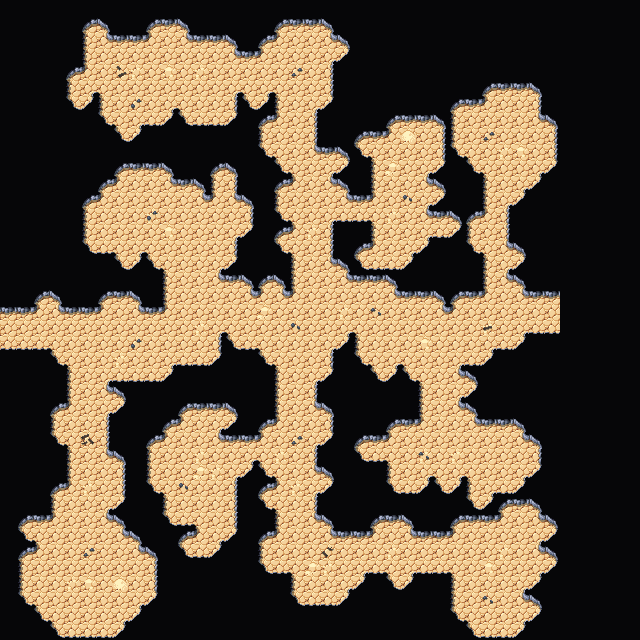

A 2D game scene composited from a Tiled map and its tileset images. What follows is a short description and the map's XML, with each tile layer's data collapsed to a summary:
An orthogonal 40x40 tile map with 16x16 px tiles, 4 tile layers (Collision, Background, Walls, Clutter), 2 tilesets and 2 objects.

<map version="1.5" tiledversion="1.7.2" orientation="orthogonal" renderorder="right-down" width="40" height="40" tilewidth="16" tileheight="16" infinite="0" nextlayerid="7" nextobjectid="62">
 <editorsettings>
  <export target="wastetown..tmx" format="tmx" />
 </editorsettings>
 <tileset firstgid="1" source="../../../tileset/main.tsx" />
 <tileset firstgid="3477" source="../../../tileset/buildings.tsx" />
 <layer id="6" name="Collision" width="40" height="40">
  <data>[1600 cells, 0 non-empty, 0 distinct tile ids]</data>
 </layer>
 <layer id="1" name="Background" width="40" height="40">
  <data>[1600 cells, 1600 non-empty, 1 distinct tile ids]</data>
 </layer>
 <layer id="2" name="Walls" width="40" height="40">
  <data>[1600 cells, 1257 non-empty, 19 distinct tile ids]</data>
 </layer>
 <layer id="3" name="Clutter" width="40" height="40">
  <properties>
   <property name="spriteLayer" type="bool" value="true" />
  </properties>
  <data>[1600 cells, 38 non-empty, 12 distinct tile ids]</data>
 </layer>
 <objectgroup id="4" name="Objects">
  <object id="59" template="../../../obj/door_right.tx" x="0.66667" y="336.333">
   <properties>
    <property name="teleport" value="../common/maps/map/cave/cave_multilevel_4/cave_23C8.tmx" />
    <property name="teleportObjectId" value="60" />
   </properties>
  </object>
  <object id="60" template="../../../obj/door_left.tx" x="542" y="322">
   <properties>
    <property name="teleport" value="../common/maps/map/cave/cave_multilevel_4/cave_23C10.tmx" />
    <property name="teleportObjectId" value="59" />
   </properties>
  </object>
 </objectgroup>
</map>
